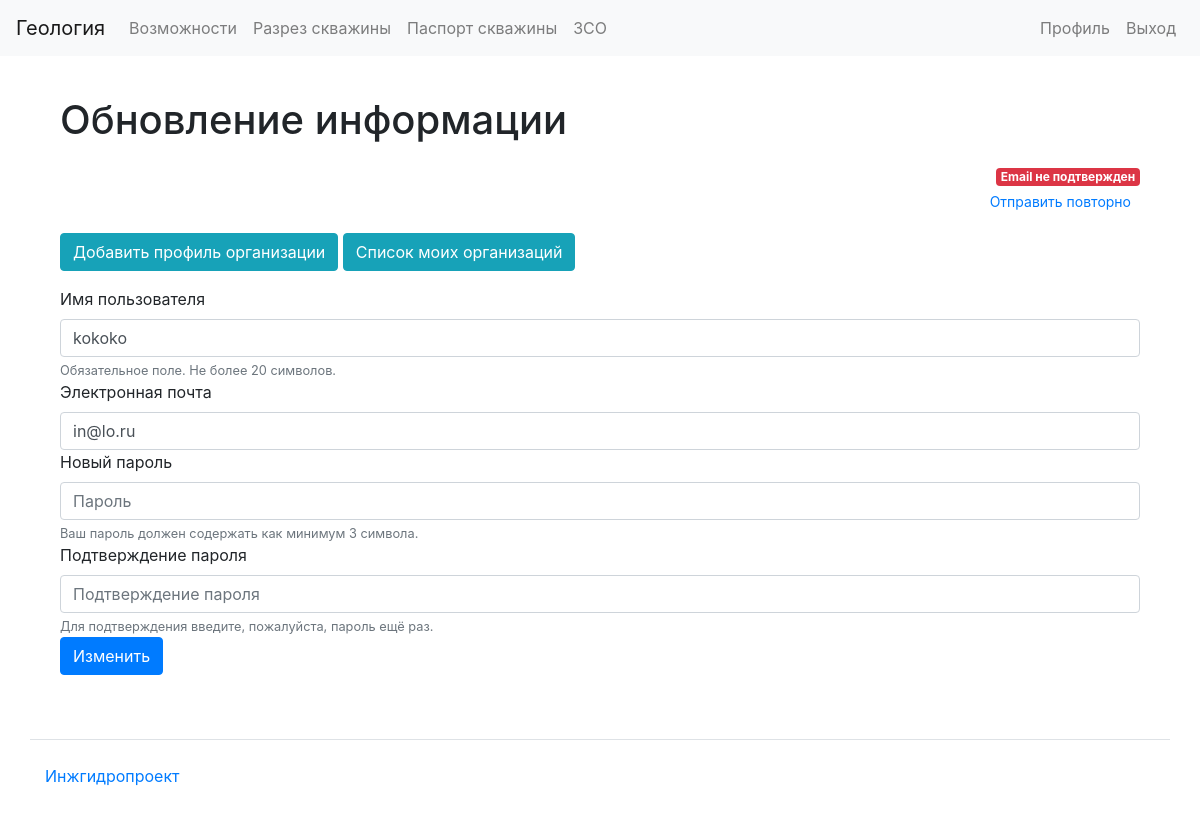
The app's page /users/28/update/ (signed in), older data.
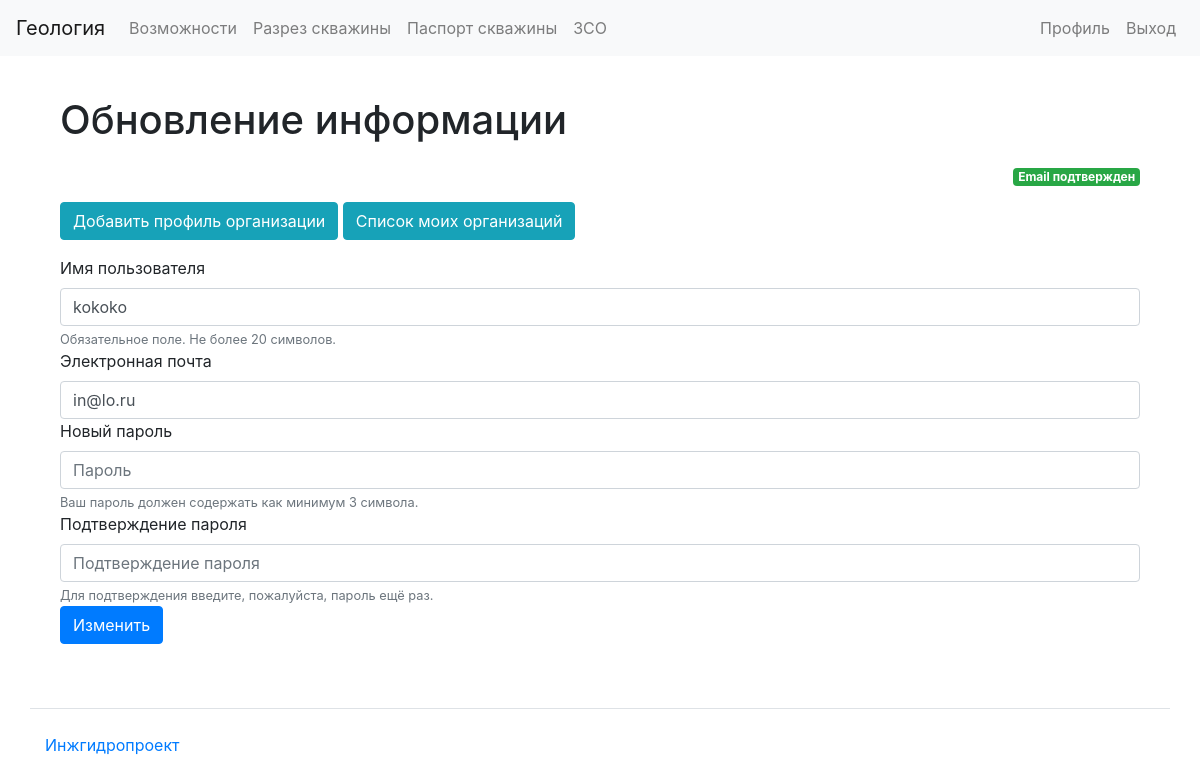
The same page, newer data.
### apps/users/views.py (the view, shortened to what this page needs)
# urls.py: path("<int:pk>/update/", views.UserUpdateView.as_view(), name="user_update"),
@method_decorator(login_required, name="dispatch")
class UserUpdateView(UpdateView):
    def get(self, request, *args, **kwargs):
        current_user = request.user
        user_id = kwargs.get("pk")
        context = {}
        if current_user.id == user_id:
            user = CustomUser.objects.get(id=user_id)
            form = UpdateUserForm(instance=user)
            context["update_form"] = form
            context["pk"] = user_id
            return render(request, "users/update.html", context)
        else:
            messages.error(
                request, _("У вас нет прав для изменения другого пользователя.")
            )
            return redirect("home")

### templates/users/update.html (shortened to what this page needs)
{% extends 'base.html' %}
{% load bootstrap4 %}
{% load i18n %}
{% block content %}
  <div class="container wrapper flex-grow-1">
    <h1 class="my-4">{% translate 'Обновление информации' %}</h1>
      <div class="text-right mb-3">
        {% if request.user.confirmed %}
            <span class="badge badge-success">{% translate 'Email подтвержден' %}</span>
        {% else %}
            <span class="badge badge-danger">{% translate 'Email не подтвержден' %}</span>
            <br>
            <p style="font-size: smaller;">
            <a href="{% url 'send_email_confirmation' request.user.id %}" class="btn btn-link btn-sm">{% translate 'Отправить повторно' %}</a>
            </p>
        {% endif %}
      </div>
      <div class="form-group">
        <a href="{% url 'organization_create' %}" class="btn btn-info" role="button">{% translate "Добавить профиль организации"%}</a>
        <a href="{% url 'organizations_mine' %}" class="btn btn-info" role="button">{% translate "Список моих организаций"%}</a>
      </div>
    <form method="post">
      {% for field in update_form %}
          {{field.label_tag}}
          {{field}}
          {% if field.help_text %}
          <small class="form-text text-muted">{{field.help_text}}</small>
          {% endif %}
      {% endfor %}
      <div class="form-group">
        <input class="btn btn-primary" type="submit" value="Изменить" />
      </div>
    </form>
  </div>
{% endblock %}

Row changes from the older to the newer data that the page shows:
changed CustomUser "kokoko": confirmed False → True (drawn)
Text that changed along with them:
text no longer shown: "Email не подтвержден Отправить повторно"
text now shown: "Email подтвержден"
